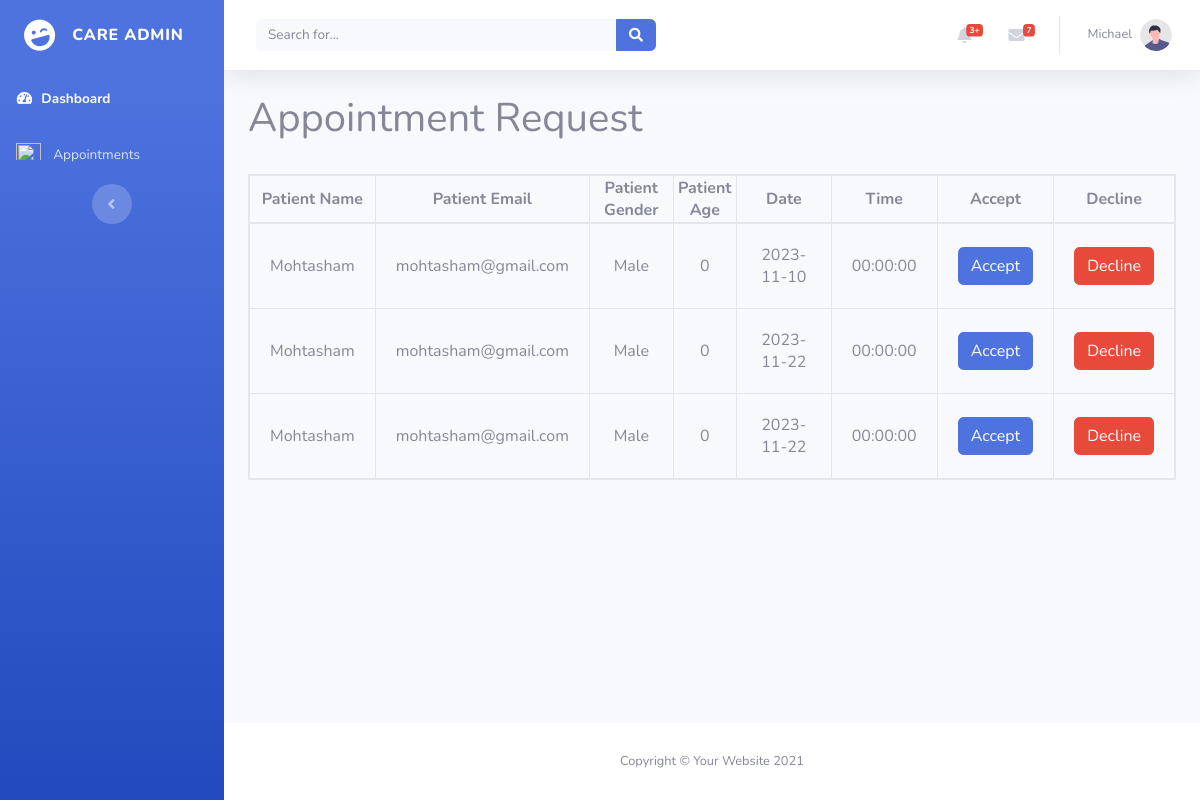
/doctor_panel/index.php (signed in), run on an earlier commit of the app's database.
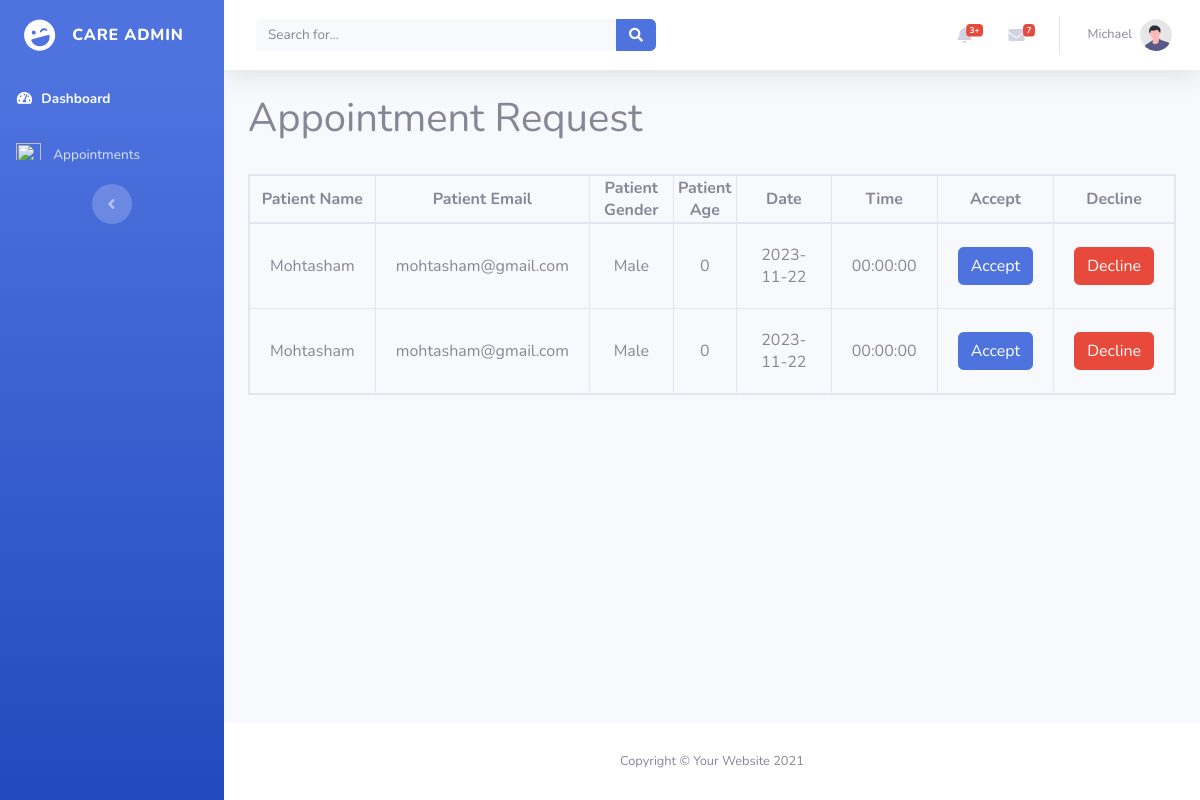
And on a later commit of the database.
### tables this page shows
CREATE TABLE `appointment` (
  `appointment_id` int(11) NOT NULL,
  `patient_id` int(11) NOT NULL,
  `patient_email` varchar(200) NOT NULL,
  `patient_gender` varchar(100) NOT NULL,
  `patient_city` int(100) NOT NULL,
  `date` date NOT NULL,
  `time` time NOT NULL,
  `appointment_status` varchar(50) NOT NULL DEFAULT 'pending',
  `doctor_id` int(11) NOT NULL,
  `patient_age` int(11) NOT NULL
);

CREATE TABLE `patients` (
  `patient_id` int(11) NOT NULL,
  `patient_name` varchar(100) NOT NULL,
  `patient_email` varchar(200) NOT NULL,
  `patient_password` varchar(100) NOT NULL,
  `status` int(11) NOT NULL
);

### doctor_panel/index.php (the view, shortened to what this page needs)
<?php
include("connection.php");
$id = $_SESSION['d_id'];
$select_appointment_query = "SELECT * FROM appointment join patients on appointment.patient_id=patients.patient_id join city on appointment.patient_city = city.city_id where appointment.doctor_id= '$id' and  appointment_status = 'pending'";
$run_select_appointment_query = mysqli_query($connection, $select_appointment_query);
?>
<!DOCTYPE html>
<html lang="en">
<head>
    <link href="vendor/fontawesome-free/css/all.min.css" rel="stylesheet" type="text/css">
    <link href="https://cdn.jsdelivr.net/npm/bootstrap@5.0.2/dist/css/bootstrap.min.css" rel="stylesheet"
>
    <link href="css/sb-admin-2.min.css" rel="stylesheet">
</head>
<body id="page-top">
    <div id="wrapper">
        <?php include 'sidebar.php';?>
        <div id="content-wrapper" class="d-flex flex-column">
            <div id="content">
                <?php include 'topbar.php';?>
                <div class="container" style="overflow-x: auto;">
                        <h1>Appointment Request </h1><br>
                        <table class="table-bordered w-100 text-center w-100" >
                            <thead>
                                <th>Patient Name</th>
                                <th>Patient Email</th>
                                <th>Patient Gender</th>
                                <th>Patient Age</th>
                                <th>Date</th>
                                <th>Time</th>
                                <th>Accept</th>
                                <th>Decline</th>
                            </thead>
                            <tbody>
                                <?php while($row_appointment = mysqli_fetch_array($run_select_appointment_query)){?>
                              <tr>
                                        <td><?php echo $row_appointment['patient_name']; ?></td>
                                        <td><?php echo $row_appointment['patient_email']; ?></td>
                                        <td><?php echo $row_appointment['patient_gender']; ?></td>
                                        <td><?php echo $row_appointment['patient_age']; ?></td>
                                        <td><?php echo $row_appointment['date']; ?></td>
                                        <td><?php echo $row_appointment['time']; ?></td>
                                        <td><a href="accept_request.php?app_id=<?php echo $row_appointment['appointment_id']; ?>" class="btn btn-primary">Accept</a></td>
                                        <td><a href="decline_request.php?app_id=<?php echo $row_appointment['appointment_id']; ?>" class="btn btn-danger">Decline</a></td>
                              </tr>
                                <?php } ?>
                            </tbody>
                        </table>
                </div>
            </div>
            <?php include 'footer.php' ?>
        </div>
    </div>
</body>
</html>

What changed in the data, as far as the page shows it:
no longer on this page (row edited): appointment: patient.patient_name "Mohtasham", patient.patient_email "mohtasham@gmail.com", patient_gender "Male", patient_age "0", date "2023-11-10", time "00:00:00"
